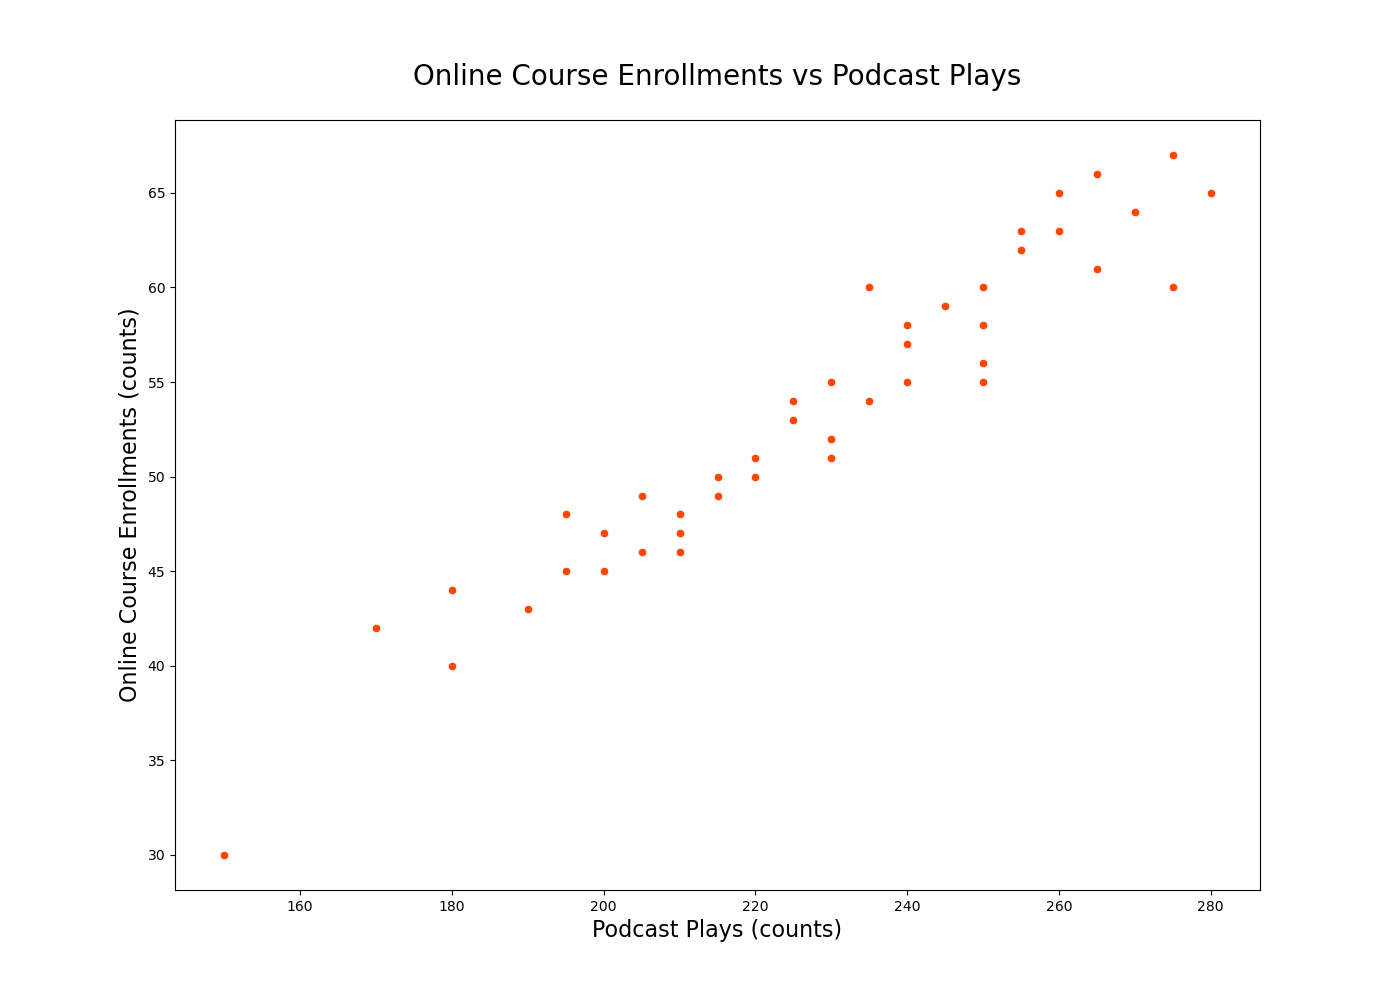

Python code for this plot:

import seaborn as sns
import pandas as pd
import matplotlib.pyplot as plt

data = {
    'Day': [1, 2, 3, 4, 5, 6, 7, 8, 9, 10, 11, 12, 13, 14, 15, 16, 17, 18, 19, 20, 21, 22, 23, 24, 25, 26, 27, 28, 29, 30, 31, 32, 33, 34, 35, 36, 37, 38, 39, 40, 41, 42, 43, 44, 45, 46, 47, 48, 49, 50],
    'PodcastPlays': [150, 200, 250, 180, 220, 275, 195, 230, 240, 210, 260, 280, 170, 225, 215, 265, 245, 205, 235, 255, 180, 220, 250, 190, 200, 270, 210, 230, 240, 220, 265, 250, 230, 245, 255, 210, 225, 235, 215, 260, 275, 195, 205, 255, 240, 230, 225, 265, 250, 270],
    'OnlineCourseEnrollments': [30, 45, 55, 40, 50, 60, 48, 52, 58, 47, 63, 65, 42, 53, 49, 61, 59, 46, 54, 62, 44, 51, 56, 43, 47, 64, 48, 55, 57, 50, 66, 58, 52, 59, 63, 46, 54, 60, 50, 65, 67, 45, 49, 62, 55, 51, 53, 66, 60, 64]
}

df = pd.DataFrame(data)

plt.figure(figsize=(14, 10))
scatterplot = sns.scatterplot(x='PodcastPlays', y='OnlineCourseEnrollments', data=df, color='#FF4500')

scatterplot.set_title('Online Course Enrollments vs Podcast Plays', fontsize=20, pad=25)
scatterplot.set_xlabel('Podcast Plays (counts)', fontsize=16)
scatterplot.set_ylabel('Online Course Enrollments (counts)', fontsize=16)

plt.show()
